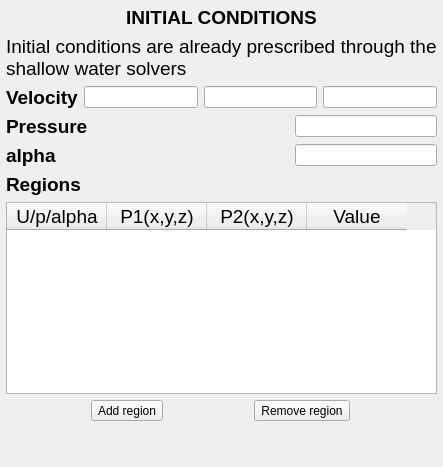
         <widget class="QWidget" name="GA_Initial">
          <layout class="QVBoxLayout" name="verticalLayout_22">
           <property name="leftMargin">
            <number>6</number>
           </property>
           <property name="topMargin">
            <number>6</number>
           </property>
           <property name="rightMargin">
            <number>6</number>
           </property>
           <property name="bottomMargin">
            <number>6</number>
           </property>
           <item>
            <widget class="QLabel" name="Lbl_GA_H1">
             <property name="font">
              <font>
               <pointsize>14</pointsize>
              </font>
             </property>
             <property name="text">
              <string>&lt;html&gt;&lt;head/&gt;&lt;body&gt;&lt;p&gt;&lt;span style=&quot; font-weight:600;&quot;&gt;INITIAL CONDITIONS&lt;/span&gt;&lt;/p&gt;&lt;/body&gt;&lt;/html&gt;</string>
             </property>
             <property name="alignment">
              <set>Qt::AlignCenter</set>
             </property>
            </widget>
           </item>
           <item>
            <widget class="QLabel" name="Lbl_GA_Notice">
             <property name="font">
              <font>
               <pointsize>14</pointsize>
              </font>
             </property>
             <property name="text">
              <string>Initial conditions are already prescribed through the 
shallow water solvers</string>
             </property>
            </widget>
           </item>
           <item>
            <layout class="QHBoxLayout" name="HLY_GA_Vel" stretch="0,0,0,0">
             <item>
              <widget class="QLabel" name="Lbl_GA_Vel">
               <property name="font">
                <font>
                 <pointsize>14</pointsize>
                 <weight>75</weight>
                 <bold>true</bold>
                </font>
               </property>
               <property name="text">
                <string>Velocity</string>
               </property>
               <property name="alignment">
                <set>Qt::AlignLeading|Qt::AlignLeft|Qt::AlignVCenter</set>
               </property>
               <property name="wordWrap">
                <bool>true</bool>
               </property>
              </widget>
             </item>
             <item>
              <widget class="QLineEdit" name="Lbl_GA_Vy"/>
             </item>
             <item>
              <widget class="QLineEdit" name="Lbl_GA_Vz"/>
             </item>
             <item>
              <widget class="QLineEdit" name="Lbl_GA_Vx"/>
             </item>
            </layout>
           </item>
           <item>
            <layout class="QHBoxLayout" name="HLY_GA_Pressure" stretch="2,1">
             <item>
              <widget class="QLabel" name="Lbl_GA_Pressure">
               <property name="font">
                <font>
                 <pointsize>14</pointsize>
                 <weight>75</weight>
                 <bold>true</bold>
                </font>
               </property>
               <property name="text">
                <string>Pressure</string>
               </property>
               <property name="alignment">
                <set>Qt::AlignLeading|Qt::AlignLeft|Qt::AlignVCenter</set>
               </property>
               <property name="wordWrap">
                <bool>true</bool>
               </property>
              </widget>
             </item>
             <item>
              <widget class="QLineEdit" name="Led_GA_Pressure"/>
             </item>
            </layout>
           </item>
           <item>
            <layout class="QHBoxLayout" name="HLY_GA_Alpha" stretch="2,1">
             <item>
              <widget class="QLabel" name="Lbl_GA_Alpha">
               <property name="font">
                <font>
                 <pointsize>14</pointsize>
                 <weight>75</weight>
                 <bold>true</bold>
                </font>
               </property>
               <property name="text">
                <string>alpha</string>
               </property>
               <property name="alignment">
                <set>Qt::AlignLeading|Qt::AlignLeft|Qt::AlignVCenter</set>
               </property>
               <property name="wordWrap">
                <bool>true</bool>
               </property>
              </widget>
             </item>
             <item>
              <widget class="QLineEdit" name="Led_GA_Alpha"/>
             </item>
            </layout>
           </item>
           <item>
            <widget class="QLabel" name="Lbl_GA_Regions">
             <property name="font">
              <font>
               <pointsize>14</pointsize>
              </font>
             </property>
             <property name="focusPolicy">
              <enum>Qt::ClickFocus</enum>
             </property>
             <property name="text">
              <string>&lt;html&gt;&lt;head/&gt;&lt;body&gt;&lt;p&gt;&lt;span style=&quot; font-weight:600;&quot;&gt;Regions&lt;/span&gt;&lt;/p&gt;&lt;/body&gt;&lt;/html&gt;</string>
             </property>
            </widget>
           </item>
           <item>
            <widget class="QTableWidget" name="Tbl_GA_IniCondTable">
             <property name="alternatingRowColors">
              <bool>true</bool>
             </property>
             <column>
              <property name="text">
               <string>U/p/alpha</string>
              </property>
              <property name="font">
               <font>
                <pointsize>14</pointsize>
               </font>
              </property>
              <property name="textAlignment">
               <set>AlignCenter</set>
              </property>
             </column>
             <column>
              <property name="text">
               <string>P1(x,y,z)</string>
              </property>
              <property name="font">
               <font>
                <pointsize>14</pointsize>
               </font>
              </property>
              <property name="textAlignment">
               <set>AlignCenter</set>
              </property>
             </column>
             <column>
              <property name="text">
               <string>P2(x,y,z)</string>
              </property>
              <property name="font">
               <font>
                <pointsize>14</pointsize>
               </font>
              </property>
              <property name="textAlignment">
               <set>AlignCenter</set>
              </property>
             </column>
             <column>
              <property name="text">
               <string>Value</string>
              </property>
              <property name="font">
               <font>
                <pointsize>14</pointsize>
               </font>
              </property>
              <property name="textAlignment">
               <set>AlignCenter</set>
              </property>
             </column>
            </widget>
           </item>
           <item>
            <layout class="QHBoxLayout" name="HLY_GA_AddRegion">
             <item>
              <widget class="QToolButton" name="Btn_GA_AddRegion">
               <property name="text">
                <string>Add region</string>
               </property>
              </widget>
             </item>
             <item>
              <widget class="QToolButton" name="Btn_GA_RemRegion">
               <property name="text">
                <string>Remove region</string>
               </property>
              </widget>
             </item>
            </layout>
           </item>
           <item>
            <spacer name="VSp_GA_01">
             <property name="orientation">
              <enum>Qt::Vertical</enum>
             </property>
             <property name="sizeHint" stdset="0">
              <size>
               <width>20</width>
               <height>40</height>
              </size>
             </property>
            </spacer>
           </item>
          </layout>
         </widget>
